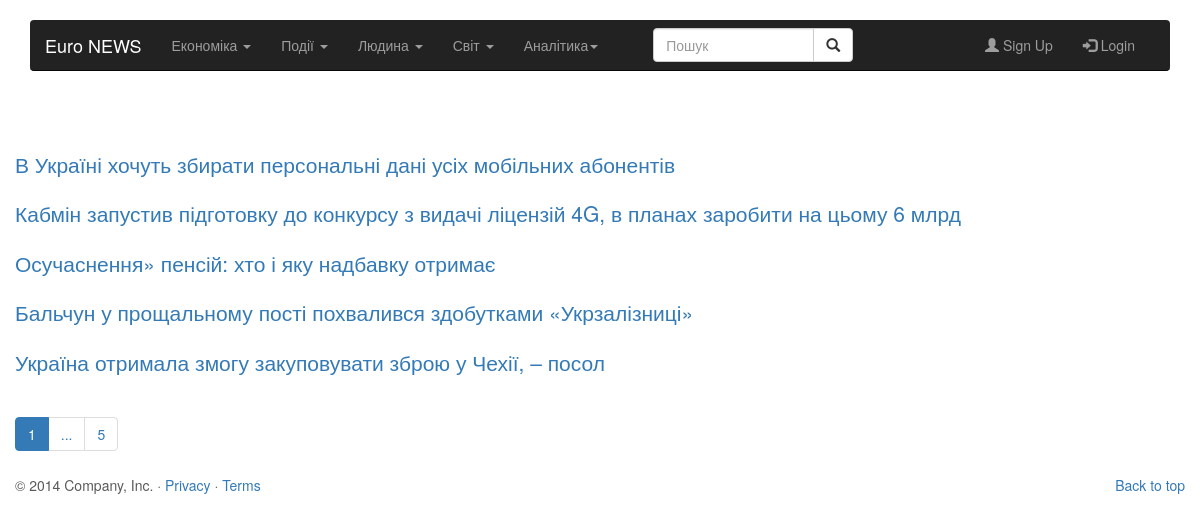
/news/economy.php, run on the app's committed database.
### tables this page shows
CREATE TABLE `news` (
  `id` int(11) NOT NULL,
  `user_id` int(11) NOT NULL,
  `section` text NOT NULL,
  `name` text NOT NULL,
  `content` text NOT NULL,
  `date` date NOT NULL,
  `image` text NOT NULL,
  `analitics` tinyint(1) DEFAULT NULL
);

### news/config.php (called while the page is built, shortened)
<?php
$config = [
    "ip" => "localhost",
    "port" => 3306,
    "login" => "root",
    "password" => "",
    "database" => "news",
];
$mySqlRes = mysqli_connect($config['ip'], $config['login'], $config['password']);
mysqli_select_db($mySqlRes, "news");
mysqli_set_charset($mySqlRes, "utf8");
$res = mysqli_query($mySqlRes, "select * from news");
$resEconomy = mysqli_query($mySqlRes, "SELECT * FROM `news` where `section` = \"Економіка\" ORDER BY date DESC LIMIT 5 ;");
$economyArray = [];
while ($row = mysqli_fetch_assoc($resEconomy)) {
    $economyArray[$row['id']] = ["id" => $row['id'], "user_id" => $row['user_id'], "section" => $row['section'], "name" => $row['name'],
        "content" => $row['content'], "date" => $row['date']
        , "image" => $row['image'], "analitics" => $row['analitics']];
}
?>

### news/economy.php (the view, shortened to what this page needs)
<?php include("config.php");
include ("header.php");  ?>
<div class="container marketing" style="margin-top: 150px">
    <?php foreach ($economyArray as $value) { ?>
        <div class="row articles">
            <div class="col-md-12">
                <p class="lead"><a href="article-economy.php?id=<?=$value["id"]?> "> <?= $value["name"] ?></a></p>
            </div>
        </div>
    <?php } ?>
    <ul class="pagination">
        <li class="active"><a href="#">1</a></li>
        <li id="show"><a href="#">...</a></li>
        <li><a href="#">5</a></li>
    </ul>
<?php
include ("footer.php");
?>

### news/header.php (style rules this page uses)
body { overflow-x: hidden; }

### data on the page
news: name "В Україні хочуть збирати персональні дані усіх мобільних абонентів"
news: name "Кабмін запустив підготовку до конкурсу з видачі ліцензій 4G, в планах заробити на цьому 6 млрд"
news: name "Осучаснення» пенсій: хто і яку надбавку отримає"
news: name "Бальчун у прощальному пості похвалився здобутками «Укрзалізниці»"
news: name "Україна отримала змогу закуповувати зброю у Чехії, – посол"
